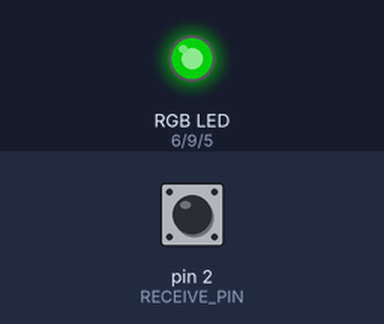
The program below on a simulated Arduino Nano, built with avr-gcc and run on an emulated ATmega328P. On the bench: an RGB LED mixed from three pins (HIGH = lit). The inputs (shaded band) are chosen by the test bench; at power-on: pin 2 (RECEIVE_PIN) HIGH. Dim RGB values are drawn brighter than linear; what the program prints to the serial monitor is not drawn.

Above: at 0.1 s.
Timing chart, 0 to 1.6 s (numbered marks = the images above):
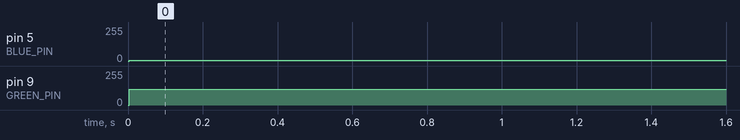

Measured:
- by itself, pin 5 (BLUE_PIN): 0/255 → 6/255 at 0.00 s
- by itself, pin 9 (GREEN_PIN): 0/255 → 119/255 at 0.00 s

The program:

main.cpp
```cpp
#include <Arduino.h>
#include <CapacitiveSensor.h>
#include "LightController.h"

#define SEND_PIN 4
#define RECEIVE_PIN 2
#define GREEN_COLOR 0x007706
#define RED_COLOR 0x780010
#define COMMUNICATION_RATE 100.

LightController *Lights;
unsigned long t;
unsigned long timer;

void setup()
{
	Serial.begin(115200);
	t = millis();
	timer = 0;
	Lights = new LightController(SEND_PIN, RECEIVE_PIN);
}

void loop()
{
	long dt = millis() - t;
	t = millis();
	Lights->Update();
	if (Lights->IsSitting())
		Lights->ChangeColor(RED_COLOR);
	else
		Lights->ChangeColor(GREEN_COLOR);
	timer += dt;
	if (timer >= COMMUNICATION_RATE)
	{
		Serial.print("sitting ");
		if (Lights->IsSitting())
			Serial.print("true");
		else
			Serial.print("false");
		Serial.print(", paperWeight ");
		Serial.println(-1); //For now there is no weight sensor implemented
		timer = 0;
	}
}
```

LightController.h
```cpp
#ifndef LIGHTCONTROLER_H
# define LIGHTCONTROLER_H

# include <Arduino.h>
# include <CapacitiveSensor.h>

# define CAPACITIVE_TRESHHOLD 5000
# define RED_PIN 6
# define GREEN_PIN 9
# define BLUE_PIN 5

class LightController
{
private:
	bool sitting;
	CapacitiveSensor sittingSensor;
public:
	LightController(int capacitiveSendPin, int capacitiveReceivePin);
	LightController() = default;
	bool IsSitting();
	void Update();
	void Setup();
	void ChangeColor(int r, int g, int b);
	void ChangeColor(long color);
};

#endif
```

LightController.cpp
```cpp
#include "LightController.h"

LightController::LightController(int capacitiveSendPin, int capacitiveReceivePin):
	sittingSensor{CapacitiveSensor(capacitiveSendPin, capacitiveReceivePin)}
{
	this->sitting = false;
	this->sittingSensor.set_CS_AutocaL_Millis(0xFFFFFFFF);
	pinMode(RED_PIN, OUTPUT);
	pinMode(BLUE_PIN, OUTPUT);
	pinMode(GREEN_PIN, OUTPUT);
}

bool LightController::IsSitting()
{
	return this->sitting;
}

void LightController::Update()
{
	long ret = this->sittingSensor.capacitiveSensor(30);
	if (ret > CAPACITIVE_TRESHHOLD)
		this->sitting = true;
	else
		this->sitting = false;
}

void LightController::ChangeColor(long color)
{
	int r,g,b;

	r = (color >> 16) & 255;
	g = (color >> 8) & 255;
	b = color & 255;
	ChangeColor(r, g, b);
}

void LightController::ChangeColor(int r, int g, int b)
{
	analogWrite(RED_PIN, r);
	analogWrite(GREEN_PIN, g);
	analogWrite(BLUE_PIN, b);
}
```
